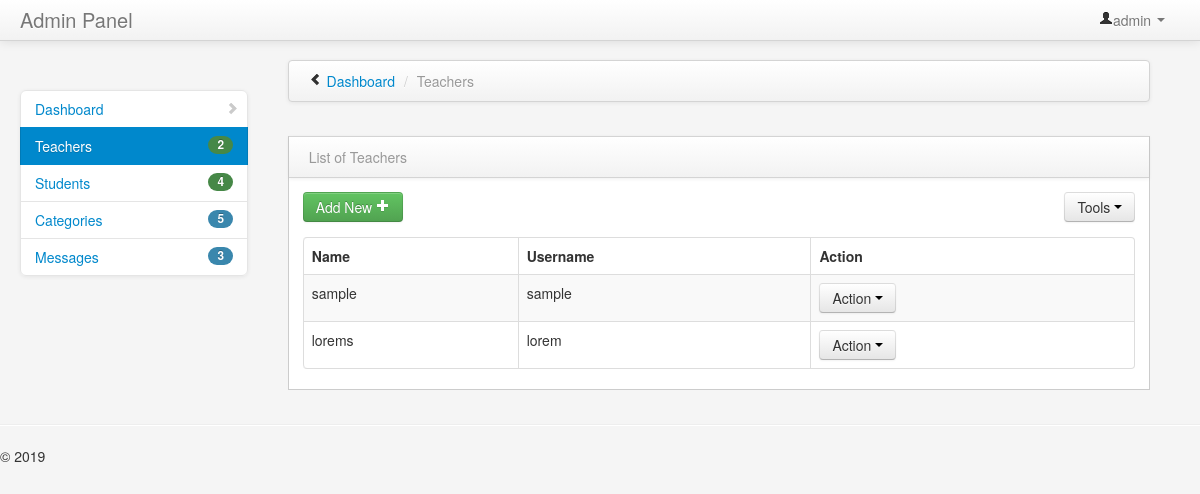
Page /admin/teacher/index.php (signed in) on the committed database.
### tables this page shows
CREATE TABLE `tbl_teacher` (
  `teacher_Id` int(11) NOT NULL AUTO_INCREMENT,
  `fname` varchar(255) DEFAULT NULL,
  `mname` varchar(255) DEFAULT NULL,
  `lname` varchar(255) DEFAULT NULL,
  `uname` varchar(255) DEFAULT NULL,
  `pwd` varchar(255) DEFAULT NULL,
  PRIMARY KEY (`teacher_Id`)
);

### admin/teacher/index.php (the view, shortened to what this page needs)
<?php
$adm_user=$_SESSION['adm_user'];
?>
<!DOCTYPE html>
<html class="no-js">
    <head>
        <link href="../../bootstrap/css/bootstrap.min.css" rel="stylesheet" media="screen">
        <link href="../../bootstrap/css/bootstrap-responsive.min.css" rel="stylesheet" media="screen">
        <link href="../../assets/styles.css" rel="stylesheet" media="screen">
        <link href="../../assets/DT_bootstrap.css" rel="stylesheet" media="screen">
    </head>
    <body>
        <div class="navbar navbar-fixed-top">
            <div class="navbar-inner">
                <div class="container-fluid">
                    <a class="brand" href="#">Admin Panel</a>
                    <div class="nav-collapse collapse">
                        <ul class="nav pull-right">
                            <li class="dropdown">
                                <a href="#" role="button" class="dropdown-toggle" data-toggle="dropdown"> <i class="icon-user"></i><?php echo $adm_user;?> <i class="caret"></i>
                                </a>
                            </li>
                        </ul>
                    </div>
                </div>
            </div>
        </div>
        <div class="container-fluid">
            <div class="row-fluid">
                <div class="span3" id="sidebar">
                    <ul class="nav nav-list bs-docs-sidenav nav-collapse collapse">
                        <li >
                            <a href="../home.php"><i class="icon-chevron-right"></i> Dashboard</a>
                        </li>
                        <li  class="active">
                        <?php
                                    $result=mysqli_query($con,"SELECT count(*) as total from tbl_teacher");
                                    $data=mysqli_fetch_assoc($result);
                                    $percent = $data['total'];
                                    ?>
                            <a href="../teacher/index.php"><span class="badge badge-success pull-right"><?php echo $percent;?></span> Teachers</a>
                        </li>
                        <li>
                        <?php
                                    $result=mysqli_query($con,"SELECT count(*) as total from tbl_user");
                                    $data=mysqli_fetch_assoc($result);
                                    $percent = $data['total'];
                                    ?>
                            <a href="../students/index.php"><span class="badge badge-success pull-right"><?php echo $percent;?></span> Students</a>
                        </li>
                        <li>
                          <?php
                                    $result=mysqli_query($con,"SELECT count(*) as total from tbl_category");
                                    $data=mysqli_fetch_assoc($result);
                                    $percent = $data['total'];
                                    ?>
                            <a href="../category/index.php"><span class="badge badge-info pull-right"><?php echo $percent;?></span> Categories</a>
                        </li>
                        <li>
                        <?php
                                    $result=mysqli_query($con,"SELECT count(*) as total from tbl_contact");
                                    $data=mysqli_fetch_assoc($result);
                                    $percent = $data['total'];
                                    ?>
                            <a href="../message/index.php"><span class="badge badge-info pull-right"><?php echo $percent;?></span> Messages</a>
                        </li>
                    </ul>
                </div>
                <div class="span9" id="content">
                    <div class="row-fluid">
                            <div class="navbar">
                                <div class="navbar-inner">
                                    <ul class="breadcrumb">
                                        <i class="icon-chevron-left hide-sidebar"><a href='#' title="Hide Sidebar" rel='tooltip'>&nbsp;</a></i>
                                        <li>
                                            <a href="../home.php">Dashboard</a> <span class="divider">/</span>
                                        </li>
                                        <li class="active">Teachers</li>
                                    </ul>
                                </div>
                            </div>
                        </div>
                   <div class="row-fluid">
                        <div class="block">
                            <div class="navbar navbar-inner block-header">
                                <div class="muted pull-left">List of Teachers</div>
                            </div>
                            <div class="block-content collapse in">
                                <div class="span12">
                                   <div class="table-toolbar">
                                      <div class="btn-group">
                                         <a href="add.php"><button class="btn btn-success">Add New <i class="icon-plus icon-white"></i></button></a>
                                      </div>
                                      <div class="btn-group pull-right">
                                         <button data-toggle="dropdown" class="btn dropdown-toggle">Tools <span class="caret"></span></button>
                                      </div>
                                   </div>
                                    <table cellpadding="0" cellspacing="0" border="0" class="table table-striped table-bordered" id="example2">
                                        <thead>
                                        <tr>
                                            <th>Name</th>
                                            <th>Username</th>
                                            <th>Action</th>
                                        </tr>
                                    </thead>
                                    <tbody>
                                        <?php
                                        $sql = "SELECT * FROM `tbl_teacher` ";
                                        $run = mysqli_query($con,$sql);
                                        while($row=mysqli_fetch_array($run)){
                                            echo '<tr class="odd gradeX" id="rec">';?>
                                           <?php
                                            echo "<td>".$row['fname']."</td>";
                                            echo "<td>".$row['uname']."</td>";
                                             echo "<td>".
                                            '<div class="btn-group">
                                            <button type="button" class="btn btn-default btn-xs dropdown-toggle" data-toggle="dropdown" data-hover="dropdown" data-delay="500" data-close-others="false">
                                                Action
                                            <span class="caret"></span>
                                            </button>
                                            <ul class="dropdown-menu pull-right" role="menu">
                                            <li><a href="edit.php?teacher_Id='.$row["teacher_Id"].'"><span class="glyphicon glyphicon-edit"></span> Edit</a></li>
                                            <li><a href="#"  teacher_Id="'.$row['teacher_Id'].'" class="delbutton" title="Click To Delete"><span class="glyphicon glyphicon-trash"></span> Delete</a></li>
                                            </ul>
                                            </div>'
                                                    ."</td>";
                                            echo "</tr>";
                                        }
                                        ?>
                                    </tbody>
                                    </table>
                                </div>
                            </div>
                        </div>
                    </div>
                    </div>
                </div>
            </div>
            <hr>
            <footer>
                <p>&copy; 2019</p>
            </footer>
    </body>
</html>

### assets/styles.css (style rules this page uses)
body { padding-top: 0; padding-bottom: 40px; background-color: #f5f5f5; }
@media (min-width: 979px) { body { padding-top: 60px; } }
#content { margin-left:0px; }
.hide-sidebar, .show-sidebar { cursor: pointer; }
.breadcrumb { margin: 0 0 0px; padding: 10px 0px; background-color: transparent; }
.block { border: 1px solid #ccc; background: white; margin: 1em 0em; border-top: none; }
.block-content { margin: 1em; min-height: .25em; }
.block-header { margin-bottom: 0px; border-right: none; border-left: none; -webkit-border-radius: 0px; -moz-border-radius: 0px; border-radius: 0px; }
.block-header div { padding-top: 10px; }
.bs-docs-sidenav { max-width: 228px; margin: 30px 0 0; padding: 0; background-color: #fff; -webkit-border-radius: 6px; -moz-border-radius: 6px; border-radius: 6px; -webkit-box-shadow: 0 1px 4px rgba(0,0,0,.065); -moz-box-shadow: 0 1px 4px rgba(0,0,0,.065); box-shadow: 0 1px 4px rgba(0,0,0,.065); }
.bs-docs-sidenav > li > a { display: block; width: 190px \9; margin: 0 0 -1px; padding: 8px 14px; border: 1px solid #e5e5e5; }
.bs-docs-sidenav > li:first-child > a { -webkit-border-radius: 6px 6px 0 0; -moz-border-radius: 6px 6px 0 0; border-radius: 6px 6px 0 0; }
.bs-docs-sidenav > li:last-child > a { -webkit-border-radius: 0 0 6px 6px; -moz-border-radius: 0 0 6px 6px; border-radius: 0 0 6px 6px; }
.bs-docs-sidenav > .active > a { position: relative; z-index: 2; padding: 9px 15px; border: 0; text-shadow: 0 1px 0 rgba(0,0,0,.15); -webkit-box-shadow: inset 1px 0 0 rgba(0,0,0,.1), inset -1px 0 0 rgba(0,0,0,.1); -moz-box-shadow: inset 1px 0 0 rgba(0,0,0,.1), inset -1px 0 0 rgba(0,0,0,.1); box-shadow: inset 1px 0 0 rgba(0,0,0,.1), inset -1px 0 0 rgba(0,0,0,.1); }
.bs-docs-sidenav .icon-chevron-right { float: right; margin-top: 2px; margin-right: -6px; opacity: .25; }

### rows in the picture
tbl_teacher: fname "sample", uname "sample"
tbl_teacher: fname "lorems", uname "lorem"

### other values in the picture
$adm_user "admin"
$percent "2"
$percent "4"
$percent "5"
$percent "3"
